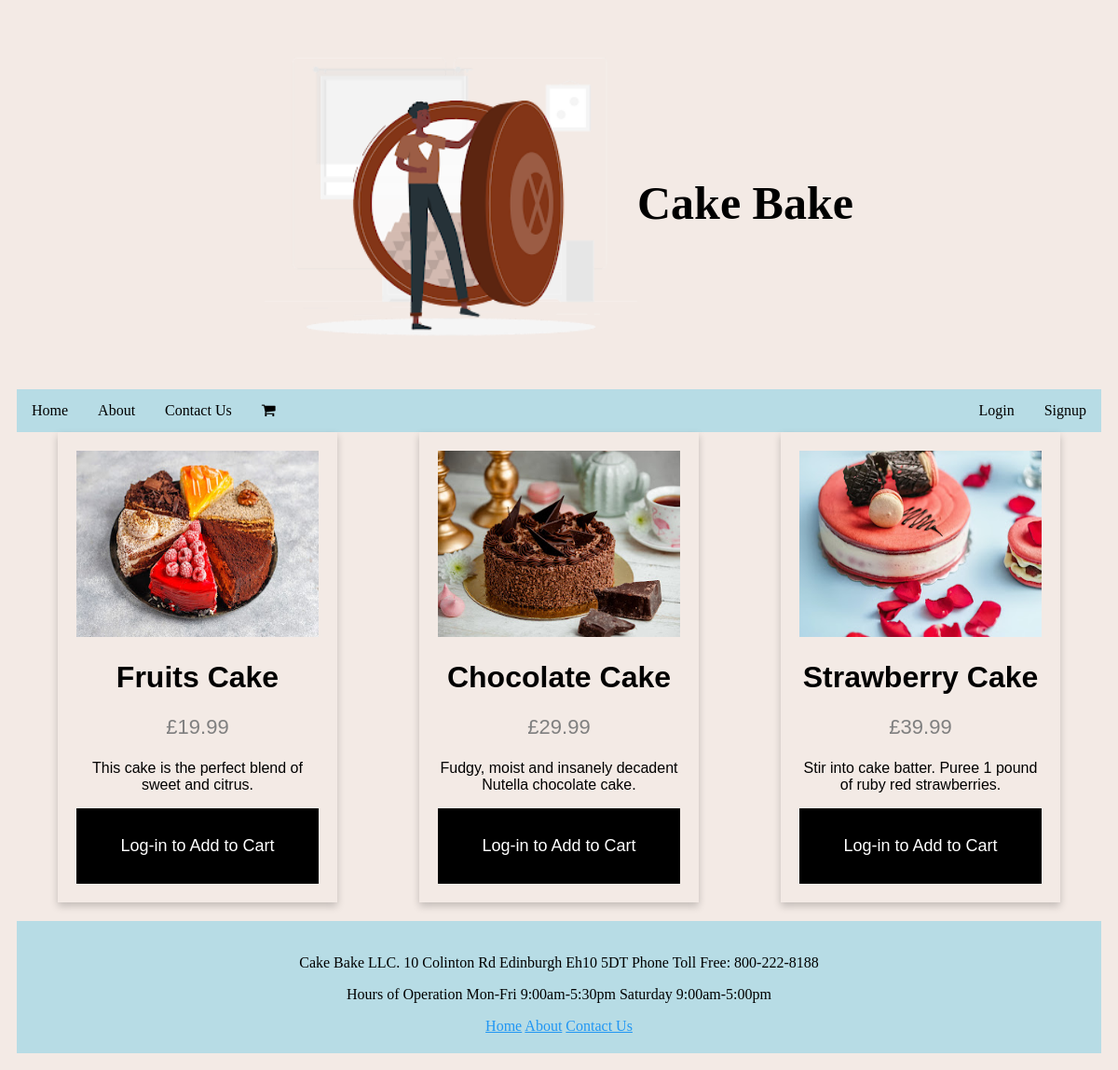
The page / on the database its author committed.
### tables this page shows
CREATE TABLE `products` (
  `product_id` int(11) NOT NULL,
  `name` varchar(255) NOT NULL,
  `price` decimal(10,2) NOT NULL,
  `description` text DEFAULT NULL,
  `image_path` varchar(255) DEFAULT NULL
);

### index.php (the view, shortened to what this page needs)
<!DOCTYPE html>
<html>
    <head>
        <link rel="stylesheet" href="style.css">
        <link rel="stylesheet" href="https://cdnjs.cloudflare.com/ajax/libs/font-awesome/4.7.0/css/font-awesome.min.css">
    </head>
    <body>
        <div class="logo">
            <img src="assets/img/logo.png" style="height: 400px; width:auto;">
            <div class="header">
                <h1>Cake Bake</h1>
            </div>
        </div>
        <div class="topnav">
            <a href="index.php">Home</a>
            <a href="about.php">About</a>
            <a href="contact.php">Contact Us</a>
            <a href="cart.php"><i class="fa fa-shopping-cart"></i></a>
            <div class="rightnav">
            <?php
                if (isset($_SESSION['username'])) {
                    $username = $_SESSION['username'];
                    echo "<p class='login-button'>Welcome, $username!  </p>";
                    echo "<a href='logout.php' class='signup-button'>Logout</a>";
                } else {
                    echo "<a href='login.html' class='login-button'>Login</a>";
                    echo "<a href='signup.html' class='signup-button'>Signup</a>";
                }
            ?>
            </div>
          </div>
        <div class="row">
        <?php
    $host = 'localhost';
    $dbusername = 'root';
    $dbpassword = '';
    $dbname = 'cake_bake';
    $conn = mysqli_connect($host, $dbusername, $dbpassword, $dbname);
    $sql = "SELECT * FROM products";
    $result = mysqli_query($conn, $sql);
    while ($row = mysqli_fetch_assoc($result)) {
        echo '<div class="card">';
        echo '<img src="' . $row['image_path'] . '" alt="' . $row['name'] . '" style="width:100%; height:200px;">';
        echo '<h1 style="white-space: nowrap;">' . $row['name'] . '</h1>';
        echo '<p class="price">£' . $row['price'] . '</p>';
        echo '<p>' . $row['description'] . '</p>';
        if (isset($_SESSION['username'])) {
            echo '<form action="cart.php" method="post">
            <input type="hidden" name="id" value="' . $row['product_id'] . '">
            <input type="submit" name="add_to_cart" value="Add to Cart">
            </form>';
        } else {
            echo '<button class="addtocart-button">';
            echo '<p>Log-in to Add to Cart</p>';
            echo '</button>';
        }
        echo '</div>';
    }
?>
        </div>
        <div class="footer">
            <div>
                <p>
                    Cake Bake LLC.
                    10 Colinton Rd
                    Edinburgh
                    Eh10 5DT
                    Phone Toll Free: 800-222-8188
                </p>
                <p>
                    Hours of Operation
                    Mon-Fri 9:00am-5:30pm
                    Saturday 9:00am-5:00pm
                </p>
            </div>
            <div>
                <a href="index.php">Home</a>
                <a href="about.php">About</a>
                <a href="contact.php">Contact Us</a>
            </div>
        </div>
    </body>
</html>

### style.css (style rules this page uses)
* { box-sizing: border-box; }
body { font-family: Cambria; padding: 10px; background-color: #F3EAE5; }
.logo { display: flex; justify-content: center; }
.header { display: flex; align-items: center; text-align: center; }
.header h1 { font-size: 50px; }
.topnav { overflow: hidden; background-color: #B7DCE5; }
.topnav a { float: left; display: block; color: #f2f2f2; text-align: center; padding: 14px 16px; text-decoration: none; color: black; }
.card { box-shadow: 0 4px 8px 0 rgba(0, 0, 0, 0.2); max-width: 300px; margin: auto; text-align: center; font-family: arial; padding: 20px; }
.card img { background-color: white; }
.price { color: grey; font-size: 22px; }
.card button { border: none; outline: 0; padding: 12px; color: white; background-color: #000; text-align: center; cursor: pointer; width: 100%; font-size: 18px; }
.row:after { content: ""; display: table; clear: both; }
.footer { padding: 20px; text-align: center; background-color: #B7DCE5; margin-top: 20px; }
.row { display: -ms-flexbox; display: flex; -ms-flex-wrap: wrap; flex-wrap: wrap; margin: 0 0px; }
a { color: #2196F3; }
.rightnav { float: right; display: flex; align-items: center; justify-content: flex-end; }

### rows shown on the page
products: image_path (picture), name "Fruits Cake", price "19.99", description "This cake is the perfect blend of sweet and citrus."
products: image_path (picture), name "Chocolate Cake", price "29.99", description "Fudgy, moist and insanely decadent Nutella chocolate cake."
products: image_path (picture), name "Strawberry Cake", price "39.99", description "Stir into cake batter. Puree 1 pound of ruby red strawberries."
